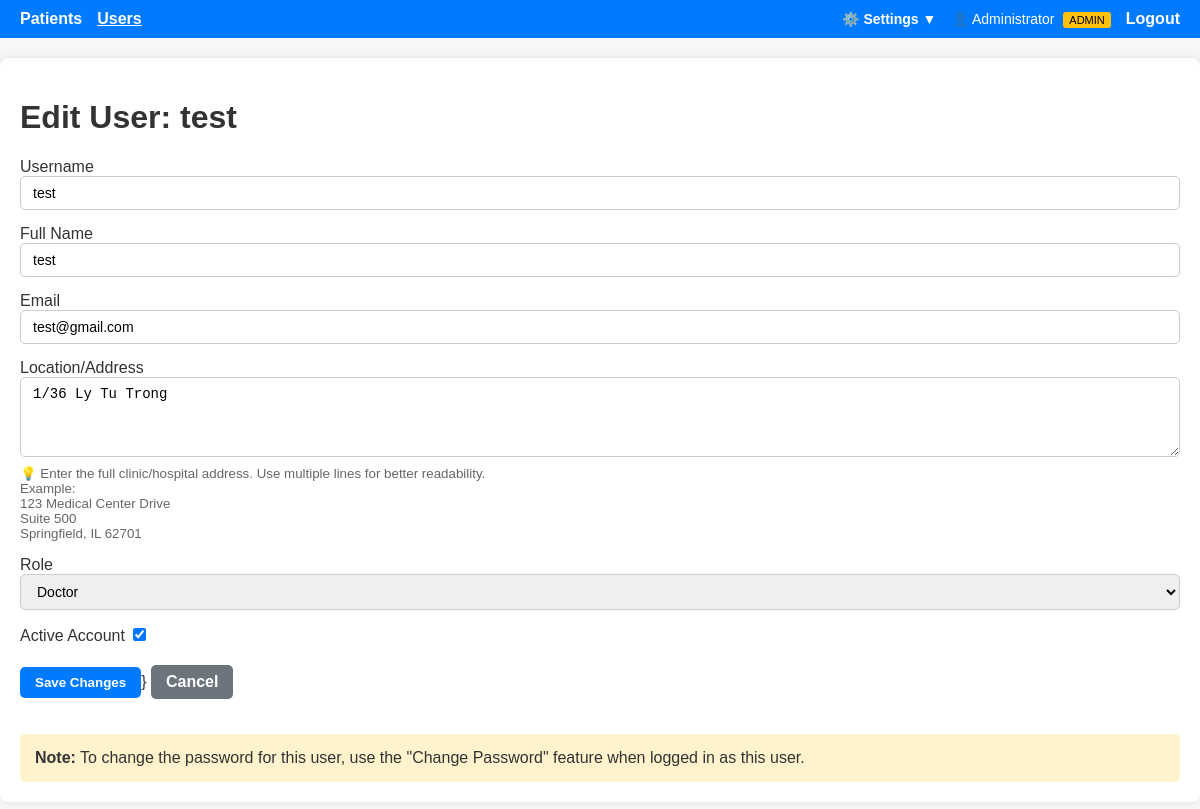
Page /users/5/edit (signed in) on the committed database.
### doctor_app/models.py (models this page shows, shortened)
class User(UserMixin, db.Model):
    id = db.Column(db.Integer, primary_key=True)
    username = db.Column(db.String(80), unique=True, nullable=False)
    password_hash = db.Column(db.String(255), nullable=False)
    role = db.Column(db.String(20), default="doctor")  # 'admin', 'doctor', 'assistant'
    full_name = db.Column(db.String(120), nullable=True)
    email = db.Column(db.String(120), nullable=True)
    location = db.Column(db.String(255), nullable=True)
    created_at = db.Column(db.DateTime, default=datetime.utcnow)
    is_active = db.Column(db.Boolean, default=True)
    doctor_id = db.Column(db.Integer, db.ForeignKey("user.id"), nullable=True)
    assistants = db.relationship(
        "User",
        backref=db.backref("doctor", remote_side=[id]),
        lazy="dynamic",
        foreign_keys=[doctor_id],
    )
    visits = db.relationship(
        "Visit", backref="creator", lazy=True, foreign_keys="Visit.created_by"
    )
    patients = db.relationship("Patient", backref="primary_doctor", lazy=True)
    def is_admin(self):
        return self.role == "admin"
    def is_doctor(self):
        return self.role == "doctor"
    def can_import_export(self):
        return self.role != "assistant"

### doctor_app/auth/routes.py (the view, shortened to what this page needs)
@bp.route("/users/<int:user_id>/edit", methods=["GET", "POST"])
@login_required
@admin_required
def edit_user(user_id):
    user = User.query.get_or_404(user_id)
    form = EditUserForm(obj=user)
    return render_template("auth/edit_user.html", form=form, user=user)

### doctor_app/auth/forms.py
class EditUserForm(FlaskForm):
    username = StringField(
        "Username", validators=[DataRequired(), Length(min=3, max=80)]
    )
    full_name = StringField("Full Name", validators=[DataRequired(), Length(max=120)])
    email = StringField("Email", validators=[Optional(), Email(), Length(max=120)])
    location = TextAreaField(
        "Location/Address", validators=[Optional(), Length(max=255)]
    )
    role = SelectField(
        "Role",
        choices=[("admin", "Admin"), ("doctor", "Doctor"), ("assistant", "Assistant")],
    )
    is_active = BooleanField("Active Account")

### doctor_app/auth/routes.py (called while the page is built)
def admin_required(f):
    @wraps(f)
    def decorated_function(*args, **kwargs):
        if not current_user.is_authenticated or not current_user.is_admin():
            flash("You need admin privileges to access this page", "danger")
            return redirect(url_for("patients.list_patients"))
        return f(*args, **kwargs)
    return decorated_function

@login_manager.user_loader
def load_user(user_id):
    return User.query.get(int(user_id))

### doctor_app/templates/auth/edit_user.html (shortened to what this page needs)
{% extends 'base.html' %}
{% block content %}
<h1>Edit User: {{ user.username }}</h1>
<form method="post">
    <div class="form-group">
        {{ form.username.label }}
        {{ form.username(class="form-control") }}
    </div>
    <div class="form-group">
        {{ form.full_name.label }}
        {{ form.full_name(class="form-control") }}
    </div>
    <div class="form-group">
        {{ form.email.label }}
        {{ form.email(class="form-control") }}
    </div>
    <div class="form-group">
        {{ form.location.label }}
        {{ form.location(class="form-control", style="resize: vertical; min-height: 80px;") }}
        <small style="color: #666; display: block; margin-top: 5px;">
            💡 Enter the full clinic/hospital address. Use multiple lines for better readability.
            <br>Example:<br>
            123 Medical Center Drive<br>
            Suite 500<br>
            Springfield, IL 62701
        </small>
    </div>
    <div class="form-group">
        {{ form.role.label }}
        {{ form.role(class="form-control") }}
    </div>
    <div class="form-group">
        {{ form.is_active.label }}
        {{ form.is_active(class="form-control") }}
    </div>
    <button type="submit" class="btn">Save Changes</button>}
    <a href="{{ url_for('auth.list_users') }}" class="btn" style="background: #6c757d;">Cancel</a>
</form>
<div style="margin-top: 30px; padding: 15px; background: #fff3cd; border-radius: 5px;">
    <strong>Note:</strong> To change the password for this user, use the "Change Password" feature when logged in as this user.
</div>
{% endblock %}

### doctor_app/templates/base.html (shortened to what this page needs)
<!doctype html>
<html lang="en">
<head>
  <link rel="stylesheet" href="{{ url_for('static', filename='style.css') }}">
</head>
<body>
  <nav>
    <a href="{{ url_for('patients.list_patients') }}" class="{% if request.endpoint == 'patients.list_patients' %}active{% endif %}">Patients</a>
    {% if current_user.is_admin() %}
    <a href="{{ url_for('auth.list_users') }}" class="{% if request.endpoint in ['auth.list_users', 'auth.register', 'auth.edit_user'] %}active{% endif %}">Users</a>
    {% endif %}
    <div style="margin-left: auto; display: flex; align-items: center; gap: 15px;">
      <div class="dropdown" id="settingsDropdown">
        <button class="dropdown-button" onclick="toggleDropdown()">⚙️ Settings ▼</button>
      </div>
      <span style="color: #fff; font-size: 14px;">
        👤 {{ current_user.full_name or current_user.username }}
        {% if current_user.is_admin() %}
          <span style="background: #ffc107; color: #000; padding: 2px 6px; border-radius: 3px; font-size: 11px; margin-left: 5px;">ADMIN</span>
        {% elif current_user.is_doctor() %}
          <span style="background: #28a745; color: #fff; padding: 2px 6px; border-radius: 3px; font-size: 11px; margin-left: 5px;">DOCTOR</span>
        {% elif current_user.is_assistant() %}
          <span style="background: #17a2b8; color: #fff; padding: 2px 6px; border-radius: 3px; font-size: 11px; margin-left: 5px;">ASSISTANT</span>
        {% endif %}
      </span>
      <a href="{{ url_for('auth.logout') }}">Logout</a>
    </div>
  </nav>
  <main>
    {% block content %}{% endblock %}
  </main>
</body>
</html>

### doctor_app/static/style.css (style rules this page uses)
body { font-family: Arial; background: #f7f7f7; color: #333; margin: 0; padding: 0; }
main { max-width: 1200px; margin: 20px auto; padding: 20px; background: #fff; border-radius: 8px; box-shadow: 0 0 8px rgba(0,0,0,0.1); }
nav { background: #007bff; padding: 10px 20px; display: flex; gap: 15px; }
nav a { color: #fff; text-decoration: none; font-weight: bold; }
nav a:hover, nav a.active { text-decoration: underline; }
.btn { padding: 8px 15px; border-radius: 5px; background: #007bff; color: #fff; text-decoration: none; font-weight: bold; display: inline-block; margin: 5px 0; cursor: pointer; border: none; }
.form-group { margin-bottom: 15px; }
input[type="text"], input[type="password"], input[type="date"], input[type="file"], textarea, select { padding: 8px 12px; font-size: 14px; border-radius: 5px; border: 1px solid #ccc; width: 100%; box-sizing: border-box; }
textarea { resize: vertical; }
select { cursor: pointer; }

### doctor_app/templates/base.html (style rules this page uses)
.dropdown { position: relative; display: inline-block; }
.dropdown-button { background: none; border: none; color: #fff; text-decoration: none; font-weight: bold; cursor: pointer; padding: 0; font-size: 14px; font-family: Arial; }

### rows in the picture
User: full_name "Administrator"
User: username "test", full_name "test", email "test@gmail.com", location "1/36 Ly Tu Trong", role "Doctor", is_active "☑"
